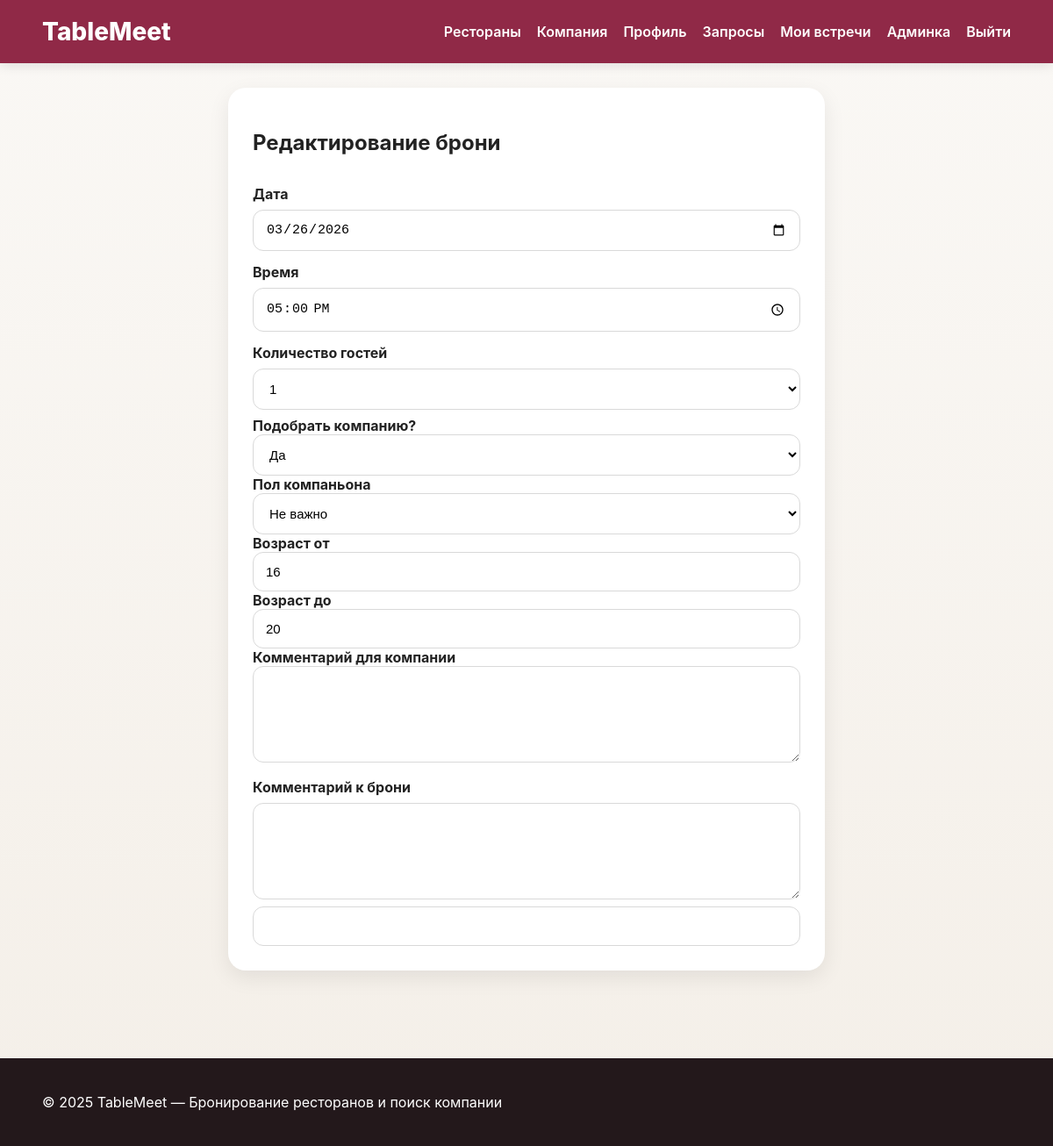
/booking/2/edit (signed in), run on the app's committed database.
### app/models.py (models this page shows)
class Booking(db.Model):
    id = db.Column(db.Integer, primary_key=True)
    user_id = db.Column(db.Integer, db.ForeignKey('user.id'), nullable=False)
    restaurant_id = db.Column(db.Integer, db.ForeignKey('restaurant.id'), nullable=False)
    booking_date = db.Column(db.String(50), nullable=False)
    booking_time = db.Column(db.String(50), nullable=False)
    guests = db.Column(db.Integer, nullable=False, default=1)
    comment = db.Column(db.Text)
    need_companion = db.Column(db.Boolean, default=False)
    preferred_gender = db.Column(db.String(20))
    preferred_age_min = db.Column(db.Integer)
    preferred_age_max = db.Column(db.Integer)
    companion_comment = db.Column(db.Text)
    status = db.Column(db.String(20), default='active')  # active / closed / cancelled / completed
    created_at = db.Column(db.DateTime, default=datetime.utcnow)
    requests = db.relationship('CompanionRequest', backref='booking', lazy=True, cascade='all, delete-orphan')

### app/routes.py (the view, shortened to what this page needs)
@main.route('/booking/<int:booking_id>/edit', methods=['GET', 'POST'])
@login_required
def edit_booking(booking_id):
    booking = Booking.query.get_or_404(booking_id)
    if booking.user_id != current_user.id:
        abort(403)
    form = BookingForm()
    if request.method == 'GET':
        form.booking_date.data = booking.booking_date
        form.booking_time.data = booking.booking_time
        form.guests.data = str(booking.guests)
        form.need_companion.data = 'yes' if booking.need_companion else 'no'
        form.preferred_gender.data = booking.preferred_gender or ''
        form.preferred_age_min.data = booking.preferred_age_min
        form.preferred_age_max.data = booking.preferred_age_max
        form.companion_comment.data = booking.companion_comment
        form.comment.data = booking.comment
    return render_template('edit_booking.html', form=form, booking=booking)

### app/forms.py
class BookingForm(FlaskForm):
    booking_date = StringField('Дата', validators=[DataRequired()])
    booking_time = StringField('Время', validators=[DataRequired()])
    guests = SelectField('Количество гостей', choices=[
        ('1', '1'),
        ('2', '2'),
        ('3', '3'),
        ('4', '4+')
    ])
    need_companion = SelectField('Подобрать компанию?', choices=[
        ('no', 'Нет'),
        ('yes', 'Да')
    ])
    preferred_gender = SelectField('Пол компаньона', choices=[
        ('', 'Не важно'),
        ('Мужчина', 'Мужчина'),
        ('Женщина', 'Женщина')
    ])
    preferred_age_min = IntegerField('Возраст от', validators=[Optional()])
    preferred_age_max = IntegerField('Возраст до', validators=[Optional()])
    companion_comment = TextAreaField('Комментарий для компании', validators=[Optional()])
    comment = TextAreaField('Комментарий к брони', validators=[Optional()])
    submit = SubmitField('Сохранить бронь')

### app/models.py (called while the page is built)
@login_manager.user_loader
def load_user(user_id):
    return User.query.get(int(user_id))

### app/templates/edit_booking.html (shortened to what this page needs)
{% extends 'base.html' %}
{% block content %}
<div class="form-page">
    <form method="POST" class="styled-form">
        <h2>Редактирование брони</h2>
        <label>{{ form.booking_date.label }}</label>
        {{ form.booking_date(type="date") }}
        <label>{{ form.booking_time.label }}</label>
        {{ form.booking_time(type="time") }}
        <label>{{ form.guests.label }}</label>
        {{ form.guests(id="guests") }}
        <div id="companion-block">
            <label>{{ form.need_companion.label }}</label>
            {{ form.need_companion() }}
            <label>{{ form.preferred_gender.label }}</label>
            {{ form.preferred_gender() }}
            <label>{{ form.preferred_age_min.label }}</label>
            {{ form.preferred_age_min() }}
            <label>{{ form.preferred_age_max.label }}</label>
            {{ form.preferred_age_max() }}
            <label>{{ form.companion_comment.label }}</label>
            {{ form.companion_comment() }}
        </div>
        <label>{{ form.comment.label }}</label>
        {{ form.comment() }}
        {{ form.submit(class="btn full-btn") }}
    </form>
</div>
{% endblock %}

### app/static/style.css (style rules this page uses)
:root { --bg: #f8f6f2; --white: #ffffff; --text: #222222; --muted: #666666; --primary: #8b1e3f; --primary-dark: #6f1732; --accent: #d4a373; --danger: #c0392b; --shadow: 0 8px 24px rgba(0,0,0,0.08); --radius: 18px; }
* { box-sizing: border-box; }
body { margin: 0; font-family: Inter, Arial, sans-serif; background: linear-gradient(180deg, #faf8f5 0%, #f4efe8 100%); color: var(--text); }
.btn { display: inline-block; background: var(--primary); color: white; border: none; padding: 12px 18px; border-radius: 12px; text-decoration: none; font-weight: 700; cursor: pointer; }
.full-btn { width: 100%; }
.styled-form { display: flex; flex-direction: column; gap: 8px; }
.styled-form label { font-weight: 700; margin-top: 6px; }
.styled-form input, .styled-form select, .styled-form textarea { width: 100%; padding: 13px 14px; border-radius: 12px; border: 1px solid #d9d9d9; background: #fff; font-size: 15px; }
.styled-form textarea { min-height: 110px; resize: vertical; }
.form-page { display: flex; justify-content: center; }
.form-page .styled-form { width: 100%; max-width: 680px; background: var(--white); padding: 28px; border-radius: 20px; box-shadow: var(--shadow); }

### data on the page
Booking: booking_date "03/26/2026", booking_time "17:00", guests "1", need_companion "Да", preferred_gender "Не важно", preferred_age_min "16", preferred_age_max "20"
